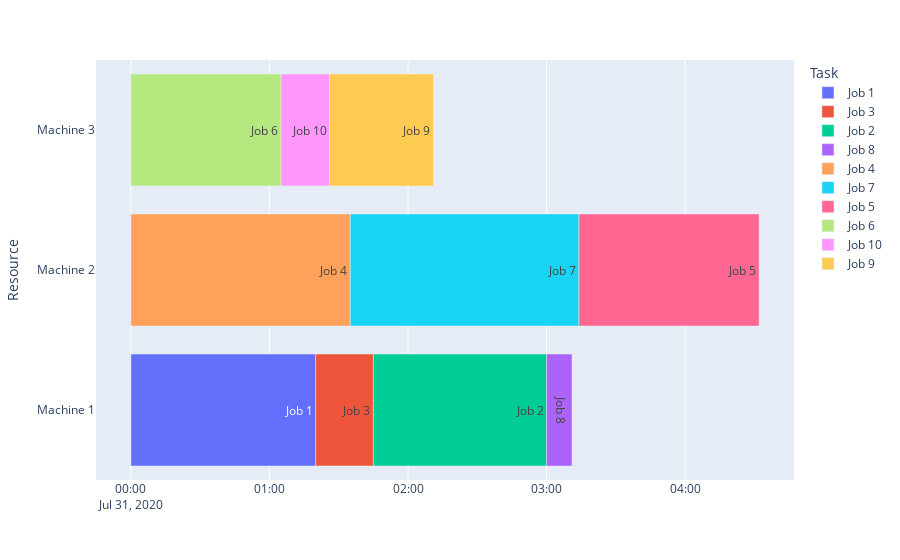

The cell this chart's notebook holds for it:
### Code cell
# -*- coding: utf-8 -*-
"""
Created on Wed Jul 15 19:31:08 2020

@author: admin
"""
#步驟一
#將每個Job 亂數指派到Machine 1~3之一

#工件機器限制 K
MachineLimit=[[1,0,1],[1,1,1],[1,0,1],[1,1,1],[1,1,0],
              [1,0,1],[1,1,1],[1,0,1],[0,1,1],[1,1,1]]

#工作時間
Processtime=[[80,0,60],[75,86,94],[25,0,96],[78,95,89],[45,78,0],
              [12,0,65],[55,99,87],[11,0,16],[0,16,45],[43,56,21]]


#指派機器Function
def GetMachineNumber(MachineLimit):

    #選機隨機碼
    import random
    SelectJobCode=random.random() #0~1亂數
    #單份機率
    sum = 0
    for i in MachineLimit:
        sum += i
    PJ1 =1/sum
    #決定是第幾份(k)
    k=1 #<預設為第一份>
    TotalPJ1=PJ1
    while(SelectJobCode>TotalPJ1):
        k+=1
        TotalPJ1=PJ1*k

    #print(k)

    #工作派給機器(j)
    FinalMachineJ1=0
    sequence=[0,1,2] #機1.2.3
    for j in sequence:
        if(MachineLimit[j]==1):
            k-=1
        if(k==0):
            FinalMachineJ1=j+1 #加回來
            break
    return FinalMachineJ1

##(呼叫Function)指派10工件給3機
JobResult=[]
for s in MachineLimit:
    JobResult.append(GetMachineNumber(s)) #參數 工件一:[1,0,1]...

#分類依機台
MachineNumber=1
M1=[]
M2=[]
M3=[]
for w in JobResult:
    if(w==1):
        M1.append(MachineNumber)
    elif(w==2):
        M2.append(MachineNumber)
    else:
        M3.append(MachineNumber)
    MachineNumber+=1
print("步驟一")
print(M1)
print(M2)
print(M3)

#步驟二
#決定每個Job在三個機台中的先後順序

#產生順序隨機碼，進行排序
import random
OrderJobM1=[]
OrderJobM2=[]
OrderJobM3=[]
for x in range(len(M1)):
    OrderJobM1.append(random.random())
cM1 = list(zip(M1,OrderJobM1))  #兩個一維轉成一個二維
nM1=sorted(cM1,key=(lambda x:x[1]),reverse=True) #二維排序(x[1]針對欄位二) 由大到小
#print(nM1)  #排序結果
for x in range(len(M2)):
    OrderJobM2.append(random.random())
cM2 = list(zip(M2,OrderJobM2))  #兩個一維轉成一個二維
nM2=sorted(cM2,key=(lambda x:x[1]),reverse=True) #二維排序
#print(nM2)  #排序結果

for x in range(len(M3)):
    OrderJobM3.append(random.random())
cM3 = list(zip(M3,OrderJobM3))  #兩個一維轉成一個二維
nM3=sorted(cM3,key=(lambda x:x[1]),reverse=True) #二維排序
#print(nM3)  #排序結果

print("步驟二")
# 只取出排序後的工件欄位(nnM?)
nnM1=[]
for a in range(len(nM1)):
   # print(nM1[a][0]) >> Job幾
    nnM1.append(nM1[a][0])
print(nnM1)
nnM2=[]
 # 工作順序
for a in range(len(nM2)):
   # print(nM1[a][0]) >> Job幾
    nnM2.append(nM2[a][0])
print(nnM2)

nnM3=[]
 # 工作順序
for a in range(len(nM3)):
   # print(nM1[a][0]) >> Job幾
    nnM3.append(nM3[a][0])
print(nnM3)



#步驟三
#計算每個Job的開始與結束時間
print("步驟三")
###---------M1-------

# 開始時間
M1t=0
M1StartAnswer=M1t
M1StartT=[]
M1StartT.append(M1t)
for b in range(len(nnM1)-1):
   # M1StartT.append(Processtime[nnM1[b]-1][0])
    M1StartAnswer+=Processtime[nnM1[b]-1][0]
    M1StartT.append(M1StartAnswer)

# 結束時間
M1EndAnswer=M1t
M1EndT=[]
for b in range(len(nnM1)):
   # M1StartT.append(Processtime[nnM1[b]-1][0])
    M1EndAnswer+=Processtime[nnM1[b]-1][0]   #0 [80,0,60] 取第一個欄位
    M1EndT.append(M1EndAnswer)
# 合併
M1Answer = list(zip(nnM1,M1StartT,M1EndT))
print(M1Answer)


###---------M2-------


# 開始時間
M2t=0
M2StartAnswer=M2t
M2StartT=[]
M2StartT.append(M2t)
for b in range(len(nnM2)-1):
   # M1StartT.append(Processtime[nnM1[b]-1][0])
    M2StartAnswer+=Processtime[nnM2[b]-1][1]    #1 [80,0,60] 取第二個欄位
    M2StartT.append(M2StartAnswer)

# 結束時間
M2EndAnswer=M2t
M2EndT=[]
for b in range(len(nnM2)):
   # M1StartT.append(Processtime[nnM1[b]-1][0])
    M2EndAnswer+=Processtime[nnM2[b]-1][1]
    M2EndT.append(M2EndAnswer)
# 合併
M2Answer = list(zip(nnM2,M2StartT,M2EndT))
print(M2Answer)

###---------M3-------


# 開始時間
M3t=0
M3StartAnswer=M3t
M3StartT=[]
M3StartT.append(M3t)
for b in range(len(nnM3)-1):
   # M1StartT.append(Processtime[nnM1[b]-1][0])
    M3StartAnswer+=Processtime[nnM3[b]-1][2]    #2 [80,0,60] 取第三個欄位
    M3StartT.append(M3StartAnswer)

# 結束時間
M3EndAnswer=M3t
M3EndT=[]
for b in range(len(nnM3)):
   # M1StartT.append(Processtime[nnM1[b]-1][0])
    M3EndAnswer+=Processtime[nnM3[b]-1][2]
    M3EndT.append(M3EndAnswer)
# 合併
M3Answer = list(zip(nnM3,M3StartT,M3EndT))
print(M3Answer)

#-------Makespan----------
'''
if(M1Answer>M2Answer and M1Answer>M3Answer):
    print("M1"+" "+ str(M1Answer))
elif(M2Answer>M1Answer and M2Answer>M3Answer):
    print("M2"+" "+ str(M2Answer))
else:
    print("M3"+" "+ str(M3Answer))
'''


## Gantt

import plotly.express as px
import pandas as pd
import datetime

## 會用到%%
df=[]
#M1
for i in range(len(M1Answer)):
    df.append(dict(Task='Job %s'%M1Answer[i][0], Start='2020-07-31 %s'%datetime.timedelta(minutes=M1Answer[i][1]), Finish='2020-07-31 %s'%datetime.timedelta(minutes=M1Answer[i][2]),Resource='Machine 1'))

for i in range(len(M2Answer)):
    df.append(dict(Task='Job %s'%M2Answer[i][0], Start='2020-07-31 %s'%datetime.timedelta(minutes=M2Answer[i][1]), Finish='2020-07-31 %s'%datetime.timedelta(minutes=M2Answer[i][2]),Resource='Machine 2'))

for i in range(len(M3Answer)):
    df.append(dict(Task='Job %s'%M3Answer[i][0], Start='2020-07-31 %s'%datetime.timedelta(minutes=M3Answer[i][1]), Finish='2020-07-31 %s'%datetime.timedelta(minutes=M3Answer[i][2]),Resource='Machine 3'))
'''
df = pd.DataFrame([
    dict(Task="Job A", Start='2009-01-01', Finish='2009-02-28', Resource="Alex"),
    dict(Task="Job B", Start='2009-03-05', Finish='2009-04-15', Resource="Alex"),
    dict(Task="Job C", Start='2009-02-20', Finish='2009-05-30', Resource="Max")
])
'''
fig = px.timeline(df, x_start="Start", x_end="Finish", y="Resource", color="Task",text="Task")
fig.show()

### Figure 1 — Plotly figure (JSON) as saved in the notebook; plotly's stock layout.template omitted (floating-point values rounded to 4 significant figures)
{"data": [{"alignmentgroup": "True", "base": ["2020-07-31 0:00:00"], "hovertemplate": "Task=%{text}<br>Start=%{base}<br>Finish=%{x}<br>Resource=%{y}<extra></extra>", "legendgroup": "Job 1", "marker": {"color": "#636efa"}, "name": "Job 1", "offsetgroup": "Job 1", "orientation": "h", "showlegend": true, "text": ["Job 1"], "textposition": "auto", "type": "bar", "x": [4800000], "xaxis": "x", "y": ["Machine 1"], "yaxis": "y"}, {"alignmentgroup": "True", "base": ["2020-07-31 1:20:00"], "hovertemplate": "Task=%{text}<br>Start=%{base}<br>Finish=%{x}<br>Resource=%{y}<extra></extra>", "legendgroup": "Job 3", "marker": {"color": "#EF553B"}, "name": "Job 3", "offsetgroup": "Job 3", "orientation": "h", "showlegend": true, "text": ["Job 3"], "textposition": "auto", "type": "bar", "x": [1500000], "xaxis": "x", "y": ["Machine 1"], "yaxis": "y"}, {"alignmentgroup": "True", "base": ["2020-07-31 1:45:00"], "hovertemplate": "Task=%{text}<br>Start=%{base}<br>Finish=%{x}<br>Resource=%{y}<extra></extra>", "legendgroup": "Job 2", "marker": {"color": "#00cc96"}, "name": "Job 2", "offsetgroup": "Job 2", "orientation": "h", "showlegend": true, "text": ["Job 2"], "textposition": "auto", "type": "bar", "x": [4500000], "xaxis": "x", "y": ["Machine 1"], "yaxis": "y"}, {"alignmentgroup": "True", "base": ["2020-07-31 3:00:00"], "hovertemplate": "Task=%{text}<br>Start=%{base}<br>Finish=%{x}<br>Resource=%{y}<extra></extra>", "legendgroup": "Job 8", "marker": {"color": "#ab63fa"}, "name": "Job 8", "offsetgroup": "Job 8", "orientation": "h", "showlegend": true, "text": ["Job 8"], "textposition": "auto", "type": "bar", "x": [660000], "xaxis": "x", "y": ["Machine 1"], "yaxis": "y"}, {"alignmentgroup": "True", "base": ["2020-07-31 0:00:00"], "hovertemplate": "Task=%{text}<br>Start=%{base}<br>Finish=%{x}<br>Resource=%{y}<extra></extra>", "legendgroup": "Job 4", "marker": {"color": "#FFA15A"}, "name": "Job 4", "offsetgroup": "Job 4", "orientation": "h", "showlegend": true, "text": ["Job 4"], "textposition": "auto", "type": "bar", "x": [5700000], "xaxis": "x", "y": ["Machine 2"], "yaxis": "y"}, {"alignmentgroup": "True", "base": ["2020-07-31 1:35:00"], "hovertemplate": "Task=%{text}<br>Start=%{base}<br>Finish=%{x}<br>Resource=%{y}<extra></extra>", "legendgroup": "Job 7", "marker": {"color": "#19d3f3"}, "name": "Job 7", "offsetgroup": "Job 7", "orientation": "h", "showlegend": true, "text": ["Job 7"], "textposition": "auto", "type": "bar", "x": [5940000], "xaxis": "x", "y": ["Machine 2"], "yaxis": "y"}, {"alignmentgroup": "True", "base": ["2020-07-31 3:14:00"], "hovertemplate": "Task=%{text}<br>Start=%{base}<br>Finish=%{x}<br>Resource=%{y}<extra></extra>", "legendgroup": "Job 5", "marker": {"color": "#FF6692"}, "name": "Job 5", "offsetgroup": "Job 5", "orientation": "h", "showlegend": true, "text": ["Job 5"], "textposition": "auto", "type": "bar", "x": [4680000], "xaxis": "x", "y": ["Machine 2"], "yaxis": "y"}, {"alignmentgroup": "True", "base": ["2020-07-31 0:00:00"], "hovertemplate": "Task=%{text}<br>Start=%{base}<br>Finish=%{x}<br>Resource=%{y}<extra></extra>", "legendgroup": "Job 6", "marker": {"color": "#B6E880"}, "name": "Job 6", "offsetgroup": "Job 6", "orientation": "h", "showlegend": true, "text": ["Job 6"], "textposition": "auto", "type": "bar", "x": [3900000], "xaxis": "x", "y": ["Machine 3"], "yaxis": "y"}, {"alignmentgroup": "True", "base": ["2020-07-31 1:05:00"], "hovertemplate": "Task=%{text}<br>Start=%{base}<br>Finish=%{x}<br>Resource=%{y}<extra></extra>", "legendgroup": "Job 10", "marker": {"color": "#FF97FF"}, "name": "Job 10", "offsetgroup": "Job 10", "orientation": "h", "showlegend": true, "text": ["Job 10"], "textposition": "auto", "type": "bar", "x": [1260000], "xaxis": "x", "y": ["Machine 3"], "yaxis": "y"}, {"alignmentgroup": "True", "base": ["2020-07-31 1:26:00"], "hovertemplate": "Task=%{text}<br>Start=%{base}<br>Finish=%{x}<br>Resource=%{y}<extra></extra>", "legendgroup": "Job 9", "marker": {"color": "#FECB52"}, "name": "Job 9", "offsetgroup": "Job 9", "orientation": "h", "showlegend": true, "text": ["Job 9"], "textposition": "auto", "type": "bar", "x": [2700000], "xaxis": "x", "y": ["Machine 3"], "yaxis": "y"}], "layout": {"barmode": "overlay", "legend": {"title": {"text": "Task"}, "tracegroupgap": 0}, "margin": {"t": 60}, "xaxis": {"anchor": "y", "domain": [0, 1], "type": "date"}, "yaxis": {"anchor": "x", "domain": [0, 1], "title": {"text": "Resource"}}}}
